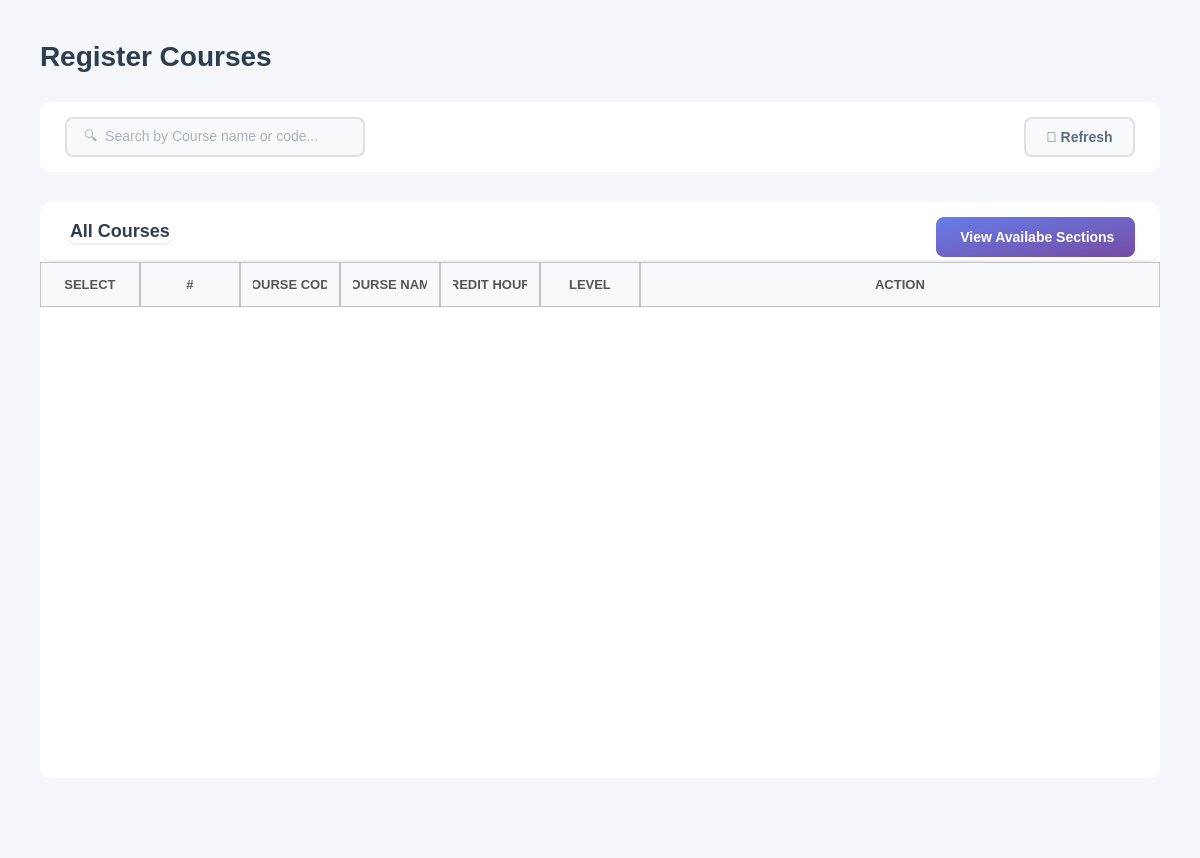
<?xml version="1.0" encoding="UTF-8"?>
<ui version="4.0">
 <class>ManageCourses</class>
 <widget class="QWidget" name="ManageCourses">
  <property name="geometry">
   <rect>
    <x>0</x>
    <y>0</y>
    <width>1200</width>
    <height>858</height>
   </rect>
  </property>
  <property name="windowTitle">
   <string>Course</string>
  </property>
  <property name="styleSheet">
   <string notr="true">background-color: #f5f7fa;</string>
  </property>
  <layout class="QVBoxLayout" name="mainLayout">
   <property name="spacing">
    <number>30</number>
   </property>
   <property name="leftMargin">
    <number>40</number>
   </property>
   <property name="topMargin">
    <number>40</number>
   </property>
   <property name="rightMargin">
    <number>40</number>
   </property>
   <property name="bottomMargin">
    <number>20</number>
   </property>
   <item>
    <layout class="QHBoxLayout" name="headerLayout">
     <item>
      <widget class="QLabel" name="labelTitle">
       <property name="styleSheet">
        <string notr="true">font-size: 28px; font-weight: bold; color: #2c3e50; background: transparent;</string>
       </property>
       <property name="text">
        <string>Register Courses</string>
       </property>
      </widget>
     </item>
     <item>
      <spacer name="headerSpacer">
       <property name="orientation">
        <enum>Qt::Orientation::Horizontal</enum>
       </property>
       <property name="sizeHint" stdset="0">
        <size>
         <width>40</width>
         <height>20</height>
        </size>
       </property>
      </spacer>
     </item>
    </layout>
   </item>
   <item>
    <widget class="QFrame" name="filterFrame">
     <property name="minimumSize">
      <size>
       <width>0</width>
       <height>70</height>
      </size>
     </property>
     <property name="maximumSize">
      <size>
       <width>16777215</width>
       <height>70</height>
      </size>
     </property>
     <property name="styleSheet">
      <string notr="true">background-color: white; border-radius: 12px;</string>
     </property>
     <property name="frameShape">
      <enum>QFrame::Shape::StyledPanel</enum>
     </property>
     <layout class="QHBoxLayout" name="filterLayout">
      <property name="leftMargin">
       <number>25</number>
      </property>
      <property name="topMargin">
       <number>15</number>
      </property>
      <property name="rightMargin">
       <number>25</number>
      </property>
      <property name="bottomMargin">
       <number>15</number>
      </property>
      <item>
       <widget class="QLineEdit" name="lineEditSearch">
        <property name="minimumSize">
         <size>
          <width>300</width>
          <height>40</height>
         </size>
        </property>
        <property name="maximumSize">
         <size>
          <width>200</width>
          <height>16777215</height>
         </size>
        </property>
        <property name="styleSheet">
         <string notr="true">QLineEdit {
    padding: 10px 15px;
    border: 2px solid #e0e0e0;
    border-radius: 8px;
    font-size: 14px;
    background-color: #f8f9fa;   /* light neutral background */
    color: #5a6c7d;             /* text color similar to buttons */
}

QLineEdit:focus {
    border-color: #f5576c;       /* accent border on focus */
    background-color: #ffffff;   /* slightly lighter when active */
}

QLineEdit:disabled {
    background-color: #ededed;   /* washed-out grey */
    color: #a1a8b3;             /* faded text */
}
</string>
        </property>
        <property name="placeholderText">
         <string>🔍  Search by Course name or code...</string>
        </property>
       </widget>
      </item>
      <item>
       <spacer name="filterSpacer">
        <property name="orientation">
         <enum>Qt::Orientation::Horizontal</enum>
        </property>
        <property name="sizeHint" stdset="0">
         <size>
          <width>40</width>
          <height>20</height>
         </size>
        </property>
       </spacer>
      </item>
      <item>
       <widget class="QPushButton" name="buttonRefresh">
        <property name="minimumSize">
         <size>
          <width>100</width>
          <height>40</height>
         </size>
        </property>
        <property name="cursor">
         <cursorShape>PointingHandCursor</cursorShape>
        </property>
        <property name="styleSheet">
         <string notr="true">QPushButton {
    background-color: #f8f9fa;
    color: #5a6c7d;
    border: 2px solid #e0e0e0;
    border-radius: 8px;
    font-size: 14px;
    font-weight: bold;
    padding: 10px 20px;
}

QPushButton:hover {
    border-color: #f5576c;
    color: #f5576c;
}

QPushButton:pressed {
    background-color: #e0e0e0; /* darker grey for pressed feedback */
    border-color: #f5576c;
    color: #f5576c;
}</string>
        </property>
        <property name="text">
         <string>🔄 Refresh</string>
        </property>
       </widget>
      </item>
     </layout>
    </widget>
   </item>
   <item>
    <widget class="QFrame" name="tableFrame">
     <property name="styleSheet">
      <string notr="true">background-color: white; border-radius: 12px;</string>
     </property>
     <property name="frameShape">
      <enum>QFrame::Shape::StyledPanel</enum>
     </property>
     <layout class="QVBoxLayout" name="tableMainLayout">
      <property name="spacing">
       <number>0</number>
      </property>
      <property name="leftMargin">
       <number>0</number>
      </property>
      <property name="topMargin">
       <number>0</number>
      </property>
      <property name="rightMargin">
       <number>0</number>
      </property>
      <property name="bottomMargin">
       <number>0</number>
      </property>
      <item>
       <widget class="QFrame" name="tableHeader">
        <property name="minimumSize">
         <size>
          <width>0</width>
          <height>60</height>
         </size>
        </property>
        <property name="maximumSize">
         <size>
          <width>16777215</width>
          <height>60</height>
         </size>
        </property>
        <property name="styleSheet">
         <string notr="true">background: transparent; border-bottom: 2px solid #f0f0f0;</string>
        </property>
        <property name="frameShape">
         <enum>QFrame::Shape::StyledPanel</enum>
        </property>
        <layout class="QHBoxLayout" name="tableHeaderLayout">
         <property name="leftMargin">
          <number>25</number>
         </property>
         <property name="topMargin">
          <number>15</number>
         </property>
         <property name="rightMargin">
          <number>25</number>
         </property>
         <property name="bottomMargin">
          <number>15</number>
         </property>
         <item>
          <widget class="QLabel" name="tableTitle">
           <property name="styleSheet">
            <string notr="true">font-size: 18px; font-weight: bold; color: #2c3e50; background: transparent;</string>
           </property>
           <property name="text">
            <string>All Courses</string>
           </property>
          </widget>
         </item>
         <item>
          <spacer name="tableHeaderSpacer">
           <property name="orientation">
            <enum>Qt::Orientation::Horizontal</enum>
           </property>
           <property name="sizeHint" stdset="0">
            <size>
             <width>40</width>
             <height>20</height>
            </size>
           </property>
          </spacer>
         </item>
         <item>
          <widget class="QPushButton" name="buttonRegisterCourse">
           <property name="enabled">
            <bool>true</bool>
           </property>
           <property name="minimumSize">
            <size>
             <width>120</width>
             <height>40</height>
            </size>
           </property>
           <property name="cursor">
            <cursorShape>PointingHandCursor</cursorShape>
           </property>
           <property name="styleSheet">
            <string notr="true">QPushButton {
    background: qlineargradient(x1:0, y1:0, x2:1, y2:1, stop:0 #667EEA, stop:1 #764BA2);
    color: #ffffff;
    border: none;
    border-radius: 8px;
    font-size: 14px;
    font-weight: bold;
    padding: 10px 20px;
    transition: background 150ms;
}

QPushButton:hover {
    background: qlineargradient(x1:0, y1:0, x2:1, y2:1, stop:0 #4F63C6, stop:1 #5D3F9E);
}

QPushButton:pressed {
    background-color: #3C4A99;
}


QPushButton:disabled {
    background-color: #e0e0e0;
    color: #999999;
}
</string>
           </property>
           <property name="text">
            <string> View Availabe Sections</string>
           </property>
          </widget>
         </item>
        </layout>
       </widget>
      </item>
      <item>
       <widget class="QTableWidget" name="tableAllCourses">
        <property name="minimumSize">
         <size>
          <width>0</width>
          <height>300</height>
         </size>
        </property>
        <property name="styleSheet">
         <string notr="true">QTableWidget {
    border: none;
    background-color: white;
    gridline-color: #e5e5e5;      /* slightly darker for visibility */
    color: #222222;               /* matches QLineEdit text color */
    font-size: 14px;
}

QTableWidget::item {
    padding: 14px;
    border: none;
    color: #222222;               /* consistent text color */
}

QTableWidget::item:selected {
    background-color: #fcebed;  /* soft pink selection */
    color: #222222;             /* keep text readable */
}

QHeaderView::section {
    background-color: #f8f9fa;
    padding: 12px;
	border: 1px solid #c1c1c1; 
    font-size: 13px;
    color: #555555;               /* similar to readOnly QLineEdit text */
    font-weight: bold;
}
QTableWidget::item:focus {
    outline: none;
    border: none;
}
/* Removes weird selection rectangle */
QTableWidget::item:focus {
    outline: none;
    border: none;
}
QTableWidget::indicator {
    width: 18px;
    height: 18px;
}

QTableWidget::indicator:unchecked {
    border: 1px solid #b8b8b8;      /* soft grey border */
    background-color: #f8f8f8;      /* very light grey */
    border-radius: 3px;             /* slightly rounded */
}

QTableWidget::indicator:checked {
    border: 1px solid #5a5a5a;      /* darker grey when selected */
    background-color: #6c6c6c;      /* washed-out grey instead of harsh green */
    image: url(&quot;&quot;);                 /* remove default checkmark */
    border-radius: 3px;
}

QTableWidget::indicator:checked:hover,
QTableWidget::indicator:unchecked:hover {
    border-color: #3a3a3a;
}

QTableWidget::indicator:checked::after {
    content: &quot;&quot;;
    image: url(&quot;&quot;); /* no default checkmark */
}
/* ===== SCROLLBARS (VERTICAL &amp; HORIZONTAL) ===== */

/* Track */
QScrollBar:vertical, QScrollBar:horizontal {
    background: rgba(255, 255, 255, 0.05);  /* subtle track */
    border-radius: 6px;
    margin: 0px;  /* remove extra space */
}

/* Handle / Thumb */
QScrollBar::handle:vertical, QScrollBar::handle:horizontal {
    background: rgba(120, 120, 120, 0.35);  /* glassy thumb */
    border-radius: 6px;
    border: 1px solid rgba(255, 255, 255, 0.2); /* subtle highlight */
    min-height: 30px; /* vertical */
    min-width: 30px;  /* horizontal */
}

QScrollBar::handle:vertical:hover,
QScrollBar::handle:horizontal:hover {
    background: rgba(120, 120, 120, 0.55);
}

/* Buttons (up/down or left/right) */
QScrollBar::add-line:vertical, QScrollBar::sub-line:vertical,
QScrollBar::add-line:horizontal, QScrollBar::sub-line:horizontal {
    width: 16px;  /* horizontal buttons width */
    height: 16px; /* vertical buttons height */
    background: rgba(180, 180, 180, 0.35);
    border-radius: 4px;
}

/* Arrow icons */
QScrollBar::up-arrow:vertical, QScrollBar::down-arrow:vertical,
QScrollBar::left-arrow:horizontal, QScrollBar::right-arrow:horizontal {
    width: 6px;
    height: 6px;
    background: transparent;
}

/* Remove blank areas */
QScrollBar::add-page:vertical, QScrollBar::sub-page:vertical,
QScrollBar::add-page:horizontal, QScrollBar::sub-page:horizontal {
    background: none;
}

/* Sizes */
QScrollBar:vertical { width: 12px; }
QScrollBar:horizontal { height: 12px; }
</string>
        </property>
        <property name="editTriggers">
         <set>QAbstractItemView::EditTrigger::NoEditTriggers</set>
        </property>
        <property name="alternatingRowColors">
         <bool>true</bool>
        </property>
        <property name="selectionMode">
         <enum>QAbstractItemView::SelectionMode::ContiguousSelection</enum>
        </property>
        <property name="cornerButtonEnabled">
         <bool>true</bool>
        </property>
        <attribute name="horizontalHeaderStretchLastSection">
         <bool>true</bool>
        </attribute>
        <attribute name="verticalHeaderVisible">
         <bool>false</bool>
        </attribute>
        <attribute name="verticalHeaderCascadingSectionResizes">
         <bool>true</bool>
        </attribute>
        <column>
         <property name="text">
          <string>SELECT</string>
         </property>
        </column>
        <column>
         <property name="text">
          <string>#</string>
         </property>
        </column>
        <column>
         <property name="text">
          <string>COURSE CODE</string>
         </property>
        </column>
        <column>
         <property name="text">
          <string>COURSE NAME</string>
         </property>
        </column>
        <column>
         <property name="text">
          <string>CREDIT HOURS</string>
         </property>
        </column>
        <column>
         <property name="text">
          <string>LEVEL</string>
         </property>
        </column>
        <column>
         <property name="text">
          <string>ACTION</string>
         </property>
        </column>
       </widget>
      </item>
     </layout>
    </widget>
   </item>
   <item>
    <spacer name="verticalSpacer">
     <property name="orientation">
      <enum>Qt::Orientation::Vertical</enum>
     </property>
     <property name="sizeType">
      <enum>QSizePolicy::Policy::Maximum</enum>
     </property>
     <property name="sizeHint" stdset="0">
      <size>
       <width>20</width>
       <height>60</height>
      </size>
     </property>
    </spacer>
   </item>
  </layout>
 </widget>
 <resources/>
 <connections/>
</ui>
